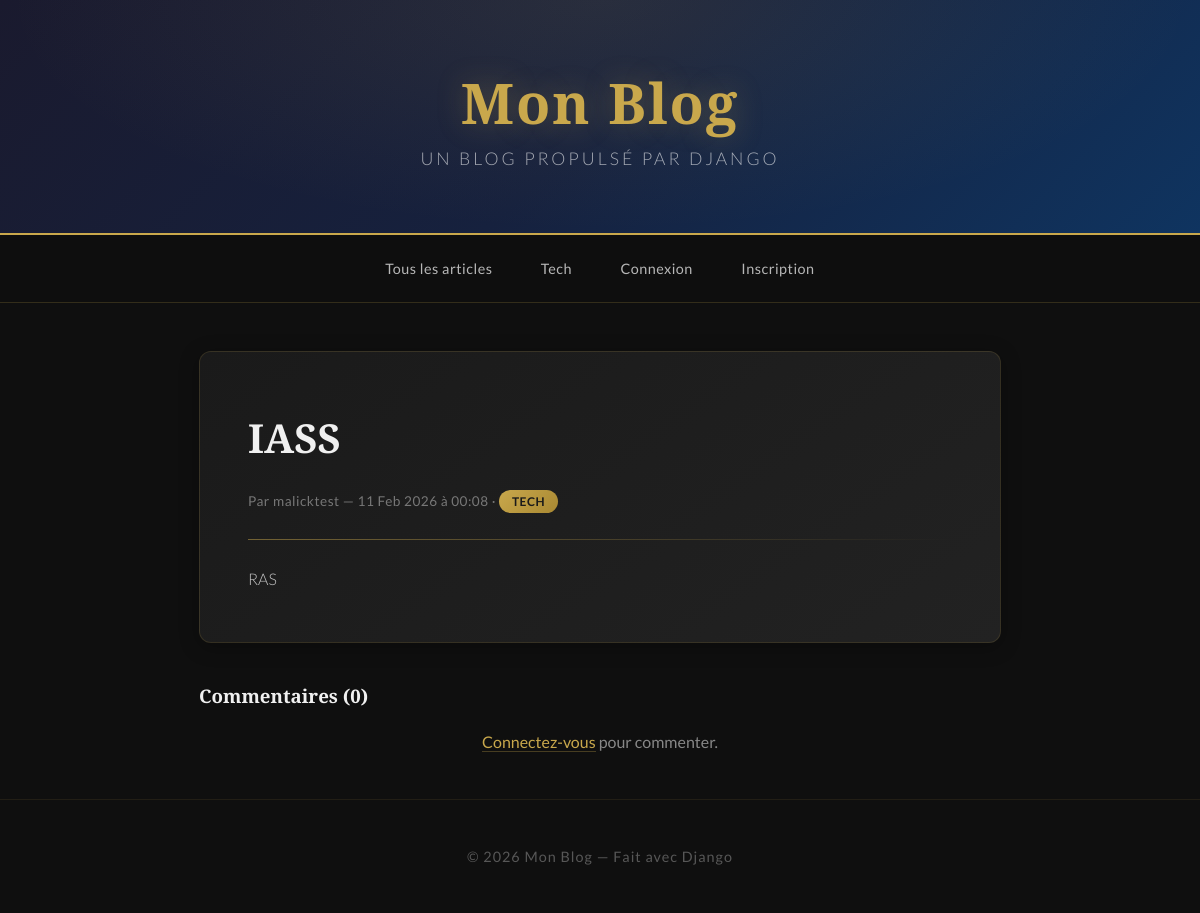
Page /article/3/ on the committed database.
### blog/models.py (models this page shows, shortened)
class Category(models.Model):
    name = models.CharField(max_length=100)
    def __str__(self):
        return self.name
    class Meta:
        verbose_name_plural = "categories"

class Article(models.Model):
    title = models.CharField(max_length=200)
    content = models.TextField()
    image = models.ImageField(upload_to='articles/', blank=True, null=True)
    author = models.ForeignKey(User, on_delete=models.CASCADE)
    category = models.ForeignKey(Category, on_delete=models.SET_NULL, null=True, blank=True)
    likes = models.ManyToManyField(User, related_name='liked_articles', blank=True)
    created_at = models.DateTimeField(auto_now_add=True)
    updated_at = models.DateTimeField(auto_now=True)
    class Meta:
        ordering = ['-created_at']

### blog/views.py (the view)
# urls.py: path('article/<int:pk>/', views.article_detail, name='article_detail'),
def article_detail(request, pk):
    article = get_object_or_404(Article, pk=pk)
    categories = Category.objects.all()
    if request.method == 'POST':
        if not request.user.is_authenticated:
            return redirect('login')
        comment_form = CommentForm(request.POST)
        if comment_form.is_valid():
            comment = comment_form.save(commit=False)
            comment.author = request.user
            comment.article = article
            comment.save()
            return redirect('article_detail', pk=pk)
    else:
        comment_form = CommentForm()
    return render(request, 'blog/article_detail.html', {
        'article': article,
        'comment_form': comment_form,
        'categories': categories,
    })

### blog/templates/blog/article_detail.html (shortened to what this page needs)
{% extends 'blog/base.html' %}
{% block content %}
    <div class="article-full">
        <h1>{{ article.title }}</h1>
        <p class="article-meta">
            Par {{ article.author }} — {{ article.created_at|date:"d M Y à H:i" }}
            {% if article.category %}
                · <a href="{% url 'category_articles' article.category.pk %}" class="category-tag">{{ article.category }}</a>
            {% endif %}
        </p>
        <hr>
        <div>{{ article.content|linebreaks }}</div>
    </div>
    <h3>Commentaires ({{ article.comments.count }})</h3>
    {% if user.is_authenticated %}
        <div class="article-full" style="margin-top: 1rem;">
            <h3>Ajouter un commentaire</h3>
            <form method="post">
                {% csrf_token %}
                {{ comment_form.content }}
                <button type="submit" class="btn">Commenter</button>
            </form>
        </div>
    {% else %}
        <p class="form-link"><a href="{% url 'login' %}">Connectez-vous</a> pour commenter.</p>
    {% endif %}
{% endblock %}

### blog/templates/blog/base.html (shortened to what this page needs)
{% load static %}
<!DOCTYPE html>
<html lang="fr">
<head>
    <link rel="stylesheet" href="{% static 'blog/css/style.css' %}">
</head>
<body>
    <header>
        <h1><a href="{% url 'article_list' %}">Mon Blog</a></h1>
        <p>Un blog propulsé par Django</p>
    </header>
    <nav>
        <a href="{% url 'article_list' %}">Tous les articles</a>
        {% for cat in categories %}
            <a href="{% url 'category_articles' cat.pk %}">{{ cat.name }}</a>
        {% endfor %}
        {% if user.is_authenticated %}
            <a href="{% url 'article_create' %}">Écrire un article</a>
            <form method="post" action="{% url 'logout' %}" style="display: inline;">
                {% csrf_token %}
                <button type="submit" class="nav-logout">Déconnexion ({{ user.username }})</button>
            </form>
        {% else %}
            <a href="{% url 'login' %}">Connexion</a>
            <a href="{% url 'register' %}">Inscription</a>
        {% endif %}
    </nav>
    <div class="container">
        {% block content %}{% endblock %}
    </div>
    <footer>
        <p>© 2026 Mon Blog — Fait avec Django</p>
    </footer>
</body>
</html>

### blog/static/blog/css/style.css (style rules this page uses)
* { margin: 0; padding: 0; box-sizing: border-box; }
body { font-family: 'Lato', sans-serif; background: #0f0f0f; color: #e0e0e0; min-height: 100vh; }
header { background: linear-gradient(135deg, #1a1a2e 0%, #16213e 50%, #0f3460 100%); color: white; padding: 4rem 2rem; text-align: center; border-bottom: 2px solid #c9a84c; position: relative; overflow: hidden; }
header::before { content: ''; position: absolute; top: 0; left: 0; right: 0; bottom: 0; background: radial-gradient(ellipse at top, rgba(201, 168, 76, 0.1) 0%, transparent 70%); }
header h1 { font-family: 'Playfair Display', serif; font-size: 3.5rem; font-weight: 900; margin-bottom: 0.5rem; letter-spacing: 2px; position: relative; }
header h1 a { color: #c9a84c; text-decoration: none; text-shadow: 0 0 30px rgba(201, 168, 76, 0.3); transition: text-shadow 0.3s ease; }
header p { font-size: 1.1rem; color: rgba(255, 255, 255, 0.6); font-weight: 300; letter-spacing: 3px; text-transform: uppercase; position: relative; }
nav { background: rgba(15, 15, 15, 0.95); padding: 1rem 2rem; display: flex; gap: 0.5rem; flex-wrap: wrap; justify-content: center; align-items: center; border-bottom: 1px solid rgba(201, 168, 76, 0.2); backdrop-filter: blur(10px); }
nav a { color: rgba(255, 255, 255, 0.7); text-decoration: none; padding: 0.5rem 1.2rem; border-radius: 25px; font-size: 0.9rem; letter-spacing: 0.5px; transition: all 0.3s ease; border: 1px solid transparent; }
.container { max-width: 850px; margin: 3rem auto; padding: 0 1.5rem; }
.article-meta { color: rgba(255, 255, 255, 0.4); font-size: 0.85rem; margin: 0.8rem 0; letter-spacing: 0.5px; }
.category-tag { background: linear-gradient(135deg, #c9a84c, #a88832); color: #1a1a1a; padding: 0.25rem 0.8rem; border-radius: 20px; font-size: 0.75rem; text-decoration: none; font-weight: 700; letter-spacing: 0.5px; text-transform: uppercase; transition: all 0.3s ease; }
.article-full { background: linear-gradient(145deg, #1a1a1a, #222222); padding: 3rem; border-radius: 12px; border: 1px solid rgba(201, 168, 76, 0.15); box-shadow: 0 4px 20px rgba(0, 0, 0, 0.3); line-height: 1.9; }
.article-full h1 { font-family: 'Playfair Display', serif; font-size: 2.5rem; color: #f0f0f0; margin-bottom: 0.5rem; }
.article-full hr { border: none; height: 1px; background: linear-gradient(to right, rgba(201, 168, 76, 0.5), transparent); margin: 1.5rem 0; }
.article-full div { color: rgba(255, 255, 255, 0.75); font-weight: 300; }
h3 { font-family: 'Playfair Display', serif; color: #f0f0f0; margin-top: 2.5rem; margin-bottom: 0.5rem; }
footer { text-align: center; padding: 3rem 2rem; color: rgba(255, 255, 255, 0.3); margin-top: 3rem; border-top: 1px solid rgba(201, 168, 76, 0.1); letter-spacing: 1px; font-size: 0.9rem; }
.form-link { margin-top: 1.5rem; text-align: center; color: rgba(255, 255, 255, 0.5); }
.form-link a { color: #c9a84c; text-decoration: none; border-bottom: 1px solid rgba(201, 168, 76, 0.3); transition: all 0.3s ease; }

### rows in the picture
Category: name "Tech"
Article: title "IASS", author "malicktest", created_at "11 Feb 2026 à 00:08", category "TECH", content "RAS", comments.count "0"
